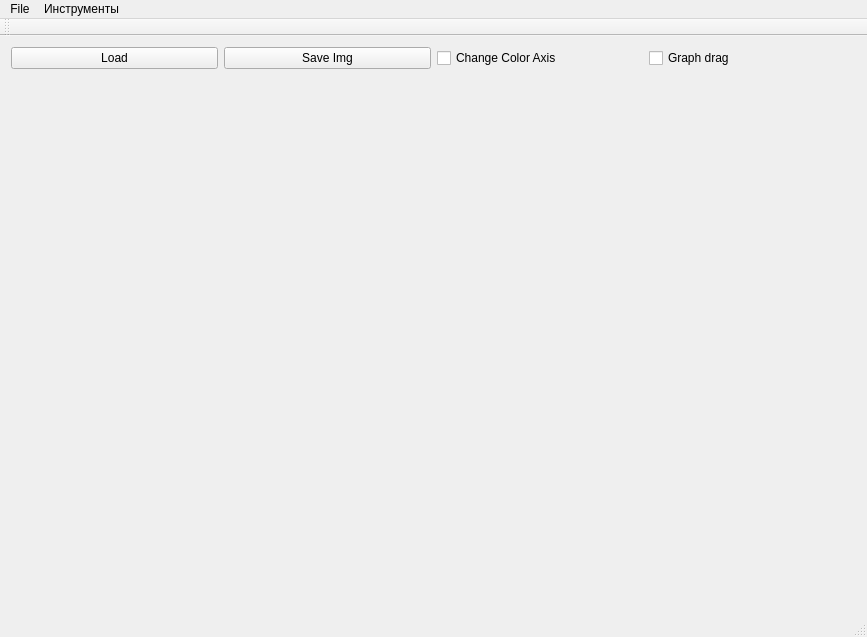
<?xml version="1.0" encoding="UTF-8"?>
<ui version="4.0">
 <class>MainWindow</class>
 <widget class="QMainWindow" name="MainWindow">
  <property name="geometry">
   <rect>
    <x>0</x>
    <y>0</y>
    <width>867</width>
    <height>637</height>
   </rect>
  </property>
  <property name="windowTitle">
   <string>MainWindow</string>
  </property>
  <widget class="QWidget" name="centralWidget">
   <layout class="QVBoxLayout" name="verticalLayout">
    <item>
     <layout class="QHBoxLayout" name="horizontalLayout_2">
      <item>
       <widget class="QPushButton" name="ButtonLoad">
        <property name="text">
         <string>Load</string>
        </property>
       </widget>
      </item>
      <item>
       <widget class="QPushButton" name="ButtonSaveImg">
        <property name="text">
         <string>Save Img</string>
        </property>
       </widget>
      </item>
      <item>
       <widget class="QCheckBox" name="checkBoxColor">
        <property name="text">
         <string>Change Color Axis</string>
        </property>
       </widget>
      </item>
      <item>
       <widget class="QCheckBox" name="checkBoxDrag">
        <property name="text">
         <string>Graph drag</string>
        </property>
       </widget>
      </item>
     </layout>
    </item>
    <item>
     <layout class="QGridLayout" name="gridLayout">
      <item row="0" column="0">
       <widget class="QCustomPlot" name="plotWidget" native="true"/>
      </item>
     </layout>
    </item>
   </layout>
  </widget>
  <widget class="QMenuBar" name="menuBar">
   <property name="geometry">
    <rect>
     <x>0</x>
     <y>0</y>
     <width>867</width>
     <height>20</height>
    </rect>
   </property>
   <widget class="QMenu" name="menuFile">
    <property name="title">
     <string>File</string>
    </property>
    <addaction name="actionAbout"/>
   </widget>
   <widget class="QMenu" name="menuActions">
    <property name="title">
     <string>Инструменты</string>
    </property>
    <addaction name="action_to_center"/>
    <addaction name="action_unit_scale"/>
    <addaction name="action_fit"/>
    <addaction name="actionswitch_axis_colored"/>
    <addaction name="actionGraph_drag"/>
   </widget>
   <addaction name="menuFile"/>
   <addaction name="menuActions"/>
  </widget>
  <widget class="QToolBar" name="mainToolBar">
   <attribute name="toolBarArea">
    <enum>TopToolBarArea</enum>
   </attribute>
   <attribute name="toolBarBreak">
    <bool>false</bool>
   </attribute>
  </widget>
  <widget class="QStatusBar" name="statusBar"/>
  <action name="actionLoad">
   <property name="text">
    <string>Загрузить</string>
   </property>
  </action>
  <action name="actionSave">
   <property name="text">
    <string>Сохранить картинку</string>
   </property>
  </action>
  <action name="action_to_center">
   <property name="checkable">
    <bool>false</bool>
   </property>
   <property name="text">
    <string>Центрировать область</string>
   </property>
   <property name="shortcut">
    <string>O</string>
   </property>
  </action>
  <action name="action_unit_scale">
   <property name="text">
    <string>Стандартный размер области</string>
   </property>
   <property name="shortcut">
    <string>C</string>
   </property>
  </action>
  <action name="action_fit">
   <property name="text">
    <string>Центрировать по графу</string>
   </property>
   <property name="shortcut">
    <string>Ctrl+O</string>
   </property>
  </action>
  <action name="actionswitch_axis_colored">
   <property name="checkable">
    <bool>true</bool>
   </property>
   <property name="checked">
    <bool>true</bool>
   </property>
   <property name="text">
    <string>switch axis colored</string>
   </property>
  </action>
  <action name="actionGraph_drag">
   <property name="checkable">
    <bool>true</bool>
   </property>
   <property name="checked">
    <bool>true</bool>
   </property>
   <property name="text">
    <string>Graph drag</string>
   </property>
  </action>
  <action name="actionAbout">
   <property name="text">
    <string>About</string>
   </property>
  </action>
 </widget>
 <layoutdefault spacing="6" margin="11"/>
 <customwidgets>
  <customwidget>
   <class>QCustomPlot</class>
   <extends>QWidget</extends>
   <header>qplot/qcustomplot.h</header>
   <container>1</container>
  </customwidget>
 </customwidgets>
 <resources/>
 <connections/>
</ui>
